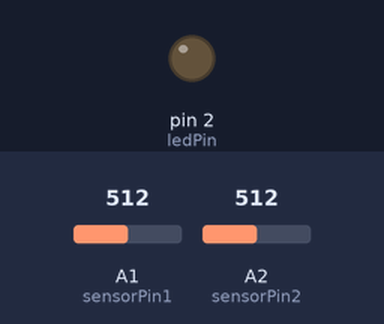
A sketch run on a simulated Arduino Uno, built with avr-gcc and run on an emulated ATmega328P. Shown: output pins drawn as LEDs (lit = HIGH). The test bench sets the inputs (shaded band); at power-on: A2 (sensorPin2) = 512, A1 (sensorPin1) = 512.

Above: at 1.2 s.
1.3 s: A2 (sensorPin2) set to 690
3.8 s: A2 (sensorPin2) set to 712
At 6.5 s:
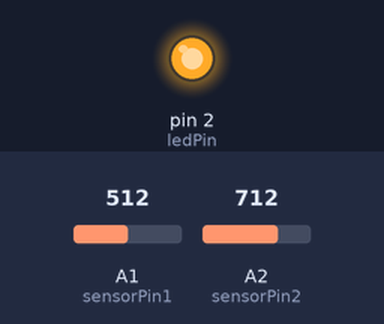
Timing chart, 0 to 11.9 s (numbered marks = the images above; inputs shaded):
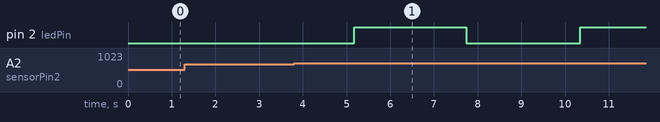

Measured:
- the behaviour switches between 700 and 701 on A2 (sensorPin2) (found by bisection; images 0 and 1)
- after the input at 1.3 s, every drawn part: stays the same
- after the input at 3.8 s, pin 2 (ledPin): LOW → HIGH after 1.4 s, → LOW 2.6 s later, → HIGH 2.6 s later

The sketch:

experiment1.ino
```cpp
/*
The hug ball-OCADU DIGF-6037 Creation & Computation

2 sensors and an LED string
When the value of the sensor (either of two) exceeds its threshold value, ALL LEDs lights up
the brightness goes from 0 to 255 and back to 0 in 10 seconds

Based on:
https://github.com/DigitalFuturesOCADU/CC2024/blob/main/experiment1/AnalogReadSerial5values/AnalogReadSerial5values.ino
https://github.com/DigitalFuturesOCADU/CC2024/blob/main/experiment1/fsr_led_thresholds/fsr_led_thresholds.ino
https://www.arduino.cc/en/Tutorial/BuiltInExamples/AnalogWriteMega

*/
const int sensorPin1 = A1; // Analog input pins
const int sensorPin2 = A2;
const int ledPin = 2; // LED output pins PWM Pins

const int threshold1 = 900; // Individual thresholds for each analog input
const int threshold2 = 700;
const int fadeTime = 10;

int sensorValue1 = 0;
int sensorValue2 = 0;

void setup() {
  pinMode(sensorPin1, INPUT);
  pinMode(sensorPin2, INPUT);
  pinMode(ledPin, OUTPUT);
}

void loop() {
  // read the input on analog pin
  sensorValue1 = analogRead(sensorPin1);
  Serial.print(sensorValue1); // print the value
  Serial.print(", ");
  sensorValue2 = analogRead(sensorPin2);
  Serial.print(sensorValue2);
  Serial.print(", ");
  delay(50);

  // either one of two sensors is touched
  if (sensorValue1 > threshold1 || sensorValue2 > threshold2) {
    // fade the LED from off to brightest
     for (int brightness = 0; brightness <= 255; brightness++) {
      analogWrite(ledPin, brightness);
      delay(fadeTime);
    }
    for (int brightness = 255; brightness >= 0; brightness--) {
      analogWrite(ledPin, brightness);
      delay(fadeTime);
    }
  } else {
    analogWrite(ledPin, 0); // no sensor touched
  }
}
```
